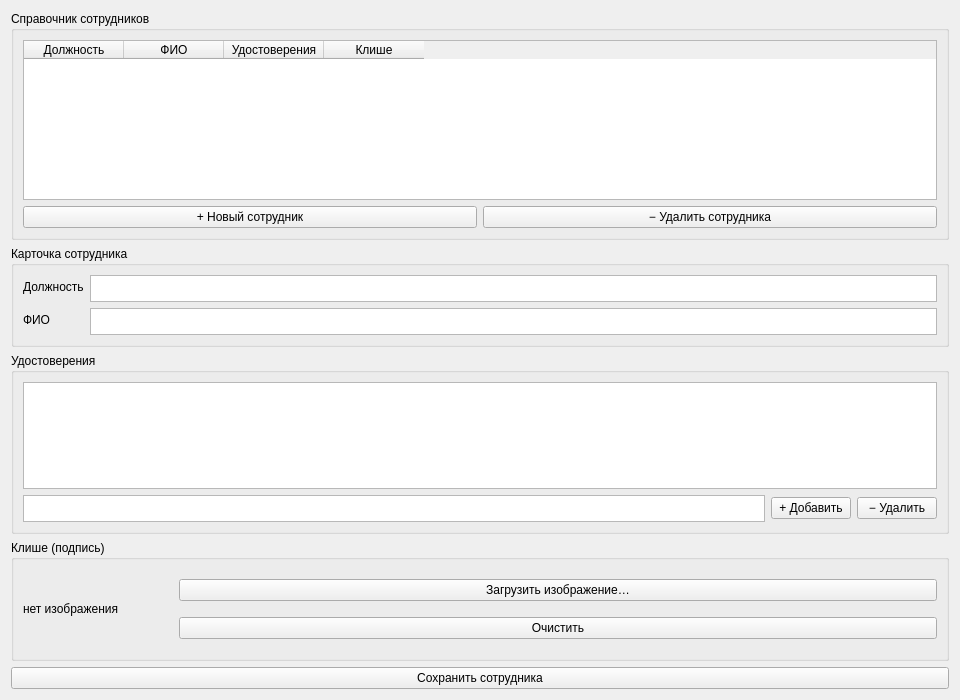
    <widget class="QWidget" name="tab_employees_scrollContent">
     <property name="geometry"><rect><x>0</x><y>0</y><width>960</width><height>700</height></rect></property>
     <layout class="QVBoxLayout" name="vlayout_employees">
<item><widget class="QGroupBox" name="employees_list_group">
 <property name="title"><string>Справочник сотрудников</string></property>
 <layout class="QVBoxLayout" name="employees_list_vlayout">
  <item><widget class="QTableWidget" name="table_employees">
 <property name="minimumSize"><size><width>0</width><height>160</height></size></property>
 <property name="rowCount"><number>0</number></property>
 <property name="columnCount"><number>4</number></property>
 <column><property name="text"><string>Должность</string></property></column>
 <column><property name="text"><string>ФИО</string></property></column>
 <column><property name="text"><string>Удостоверения</string></property></column>
 <column><property name="text"><string>Клише</string></property></column>
</widget></item>
  <item><layout class="QHBoxLayout" name="employees_list_buttons">
<item><widget class="QPushButton" name="pushButt_newEmployee"><property name="text"><string>+ Новый сотрудник</string></property></widget></item>
<item><widget class="QPushButton" name="pushButt_deleteEmployee"><property name="text"><string>− Удалить сотрудника</string></property></widget></item>
</layout></item>
 </layout>
</widget></item>
<item><widget class="QGroupBox" name="employee_card_group">
 <property name="title"><string>Карточка сотрудника</string></property>
<layout class="QFormLayout" name="employee_card_form">
<item row="0" column="0">
 <widget class="QLabel" name="label_employee_position"><property name="text"><string>Должность</string></property></widget>
</item>
<item row="0" column="1">
 <widget class="QPlainTextEdit" name="employee_position">
 <property name="minimumSize"><size><width>0</width><height>27</height></size></property>
 <property name="maximumSize"><size><width>16777215</width><height>27</height></size></property>
</widget>
</item>
<item row="1" column="0">
 <widget class="QLabel" name="label_employee_fio"><property name="text"><string>ФИО</string></property></widget>
</item>
<item row="1" column="1">
 <widget class="QPlainTextEdit" name="employee_fio">
 <property name="minimumSize"><size><width>0</width><height>27</height></size></property>
 <property name="maximumSize"><size><width>16777215</width><height>27</height></size></property>
</widget>
</item>
</layout>
</widget></item>
<item><widget class="QGroupBox" name="employee_certificates_group">
 <property name="title"><string>Удостоверения</string></property>
 <layout class="QVBoxLayout" name="employee_certificates_vlayout">
  <item><widget class="QListWidget" name="employee_certificates_list"/></item>
  <item><layout class="QHBoxLayout" name="employee_certificate_input_layout">
<item><widget class="QPlainTextEdit" name="employee_certificate_input">
 <property name="minimumSize"><size><width>0</width><height>27</height></size></property>
 <property name="maximumSize"><size><width>16777215</width><height>27</height></size></property>
</widget></item>
<item><widget class="QPushButton" name="pushButt_addCertificate"><property name="text"><string>+ Добавить</string></property></widget></item>
<item><widget class="QPushButton" name="pushButt_removeCertificate"><property name="text"><string>− Удалить</string></property></widget></item>
</layout></item>
 </layout>
</widget></item>
<item><widget class="QGroupBox" name="employee_kleishe_group">
 <property name="title"><string>Клише (подпись)</string></property>
 <layout class="QHBoxLayout" name="employee_kleishe_hlayout">
  <item><widget class="QLabel" name="employee_kleishe_preview">
 <property name="minimumSize"><size><width>150</width><height>80</height></size></property>
 <property name="maximumSize"><size><width>150</width><height>80</height></size></property>
 <property name="text"><string>нет изображения</string></property>
</widget></item>
  <item><layout class="QVBoxLayout" name="employee_kleishe_buttons">
<item><widget class="QPushButton" name="pushButt_chooseKleishe"><property name="text"><string>Загрузить изображение…</string></property></widget></item>
<item><widget class="QPushButton" name="pushButt_clearKleishe"><property name="text"><string>Очистить</string></property></widget></item>
</layout></item>
 </layout>
</widget></item>
<item><widget class="QPushButton" name="pushButt_saveEmployee"><property name="text"><string>Сохранить сотрудника</string></property></widget></item>
     </layout>
    </widget>
